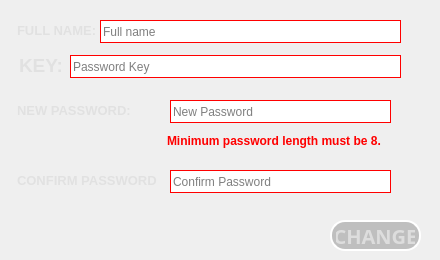
        <widget class="QWidget" name="passwordpage">
         <widget class="QLabel" name="ConfirmPassLabel">
          <property name="geometry">
           <rect>
            <x>10</x>
            <y>165</y>
            <width>151</width>
            <height>31</height>
           </rect>
          </property>
          <property name="font">
           <font>
            <pointsize>10</pointsize>
            <weight>75</weight>
            <bold>true</bold>
           </font>
          </property>
          <property name="styleSheet">
           <string notr="true">color: rgb(225, 225, 225);
border: 2px solid white;
border-style: outset;
border-radius: 15px;
padding: 4px;
border: none;</string>
          </property>
          <property name="text">
           <string>CONFIRM PASSWORD:</string>
          </property>
          <property name="alignment">
           <set>Qt::AlignLeading|Qt::AlignLeft|Qt::AlignVCenter</set>
          </property>
         </widget>
         <widget class="QLineEdit" name="PassKey_2">
          <property name="enabled">
           <bool>true</bool>
          </property>
          <property name="geometry">
           <rect>
            <x>70</x>
            <y>55</y>
            <width>331</width>
            <height>23</height>
           </rect>
          </property>
          <property name="styleSheet">
           <string notr="true">background-color: rgb(255, 255, 255);
border: 1px solid red;</string>
          </property>
          <property name="placeholderText">
           <string>Password Key</string>
          </property>
          <property name="clearButtonEnabled">
           <bool>true</bool>
          </property>
         </widget>
         <widget class="QLabel" name="NewPassTick">
          <property name="geometry">
           <rect>
            <x>400</x>
            <y>100</y>
            <width>21</width>
            <height>21</height>
           </rect>
          </property>
          <property name="text">
           <string/>
          </property>
          <property name="pixmap">
           <pixmap>../Resources/tick.png</pixmap>
          </property>
          <property name="scaledContents">
           <bool>true</bool>
          </property>
         </widget>
         <widget class="QLabel" name="ConfirmPassTick">
          <property name="geometry">
           <rect>
            <x>400</x>
            <y>170</y>
            <width>21</width>
            <height>21</height>
           </rect>
          </property>
          <property name="text">
           <string/>
          </property>
          <property name="pixmap">
           <pixmap>../Resources/tick.png</pixmap>
          </property>
          <property name="scaledContents">
           <bool>true</bool>
          </property>
         </widget>
         <widget class="QLabel" name="PassKey">
          <property name="geometry">
           <rect>
            <x>10</x>
            <y>50</y>
            <width>61</width>
            <height>31</height>
           </rect>
          </property>
          <property name="font">
           <font>
            <pointsize>14</pointsize>
            <weight>75</weight>
            <bold>true</bold>
           </font>
          </property>
          <property name="styleSheet">
           <string notr="true">color: rgb(225, 225, 225);
border: 2px solid white;
border-style: outset;
border-radius: 15px;
padding: 4px;
border: none;</string>
          </property>
          <property name="text">
           <string>KEY:</string>
          </property>
          <property name="alignment">
           <set>Qt::AlignLeading|Qt::AlignLeft|Qt::AlignVCenter</set>
          </property>
         </widget>
         <widget class="QPushButton" name="PassChange">
          <property name="enabled">
           <bool>true</bool>
          </property>
          <property name="geometry">
           <rect>
            <x>330</x>
            <y>220</y>
            <width>91</width>
            <height>31</height>
           </rect>
          </property>
          <property name="font">
           <font>
            <family>Bahnschrift SemiBold</family>
            <pointsize>15</pointsize>
            <weight>75</weight>
            <bold>true</bold>
           </font>
          </property>
          <property name="cursor">
           <cursorShape>PointingHandCursor</cursorShape>
          </property>
          <property name="toolTip">
           <string/>
          </property>
          <property name="styleSheet">
           <string notr="true">background-color: rgba(64, 64, 64, 70);
color: rgb(221, 221, 221);
border: 2px solid white;
border-style: outset;
border-radius: 15px;
padding: 4px;</string>
          </property>
          <property name="text">
           <string>CHANGE</string>
          </property>
         </widget>
         <widget class="QLabel" name="NewPassLabel">
          <property name="geometry">
           <rect>
            <x>10</x>
            <y>95</y>
            <width>151</width>
            <height>31</height>
           </rect>
          </property>
          <property name="font">
           <font>
            <pointsize>10</pointsize>
            <weight>75</weight>
            <bold>true</bold>
           </font>
          </property>
          <property name="styleSheet">
           <string notr="true">color: rgb(225, 225, 225);
border: 2px solid white;
border-style: outset;
border-radius: 15px;
padding: 4px;
border: none;</string>
          </property>
          <property name="text">
           <string>NEW PASSWORD:</string>
          </property>
          <property name="alignment">
           <set>Qt::AlignLeading|Qt::AlignLeft|Qt::AlignVCenter</set>
          </property>
         </widget>
         <widget class="QLineEdit" name="ConfirmPass">
          <property name="enabled">
           <bool>false</bool>
          </property>
          <property name="geometry">
           <rect>
            <x>170</x>
            <y>170</y>
            <width>221</width>
            <height>23</height>
           </rect>
          </property>
          <property name="styleSheet">
           <string notr="true">background-color: rgb(255, 255, 255);
border: 1px solid red;</string>
          </property>
          <property name="echoMode">
           <enum>QLineEdit::Password</enum>
          </property>
          <property name="placeholderText">
           <string>Confirm Password</string>
          </property>
          <property name="clearButtonEnabled">
           <bool>true</bool>
          </property>
         </widget>
         <widget class="QLabel" name="keyTick_2">
          <property name="geometry">
           <rect>
            <x>410</x>
            <y>55</y>
            <width>21</width>
            <height>21</height>
           </rect>
          </property>
          <property name="text">
           <string/>
          </property>
          <property name="pixmap">
           <pixmap>../Resources/tick.png</pixmap>
          </property>
          <property name="scaledContents">
           <bool>true</bool>
          </property>
         </widget>
         <widget class="QLabel" name="Useless">
          <property name="geometry">
           <rect>
            <x>160</x>
            <y>125</y>
            <width>251</width>
            <height>31</height>
           </rect>
          </property>
          <property name="font">
           <font>
            <pointsize>9</pointsize>
            <weight>75</weight>
            <bold>true</bold>
           </font>
          </property>
          <property name="styleSheet">
           <string notr="true">color: rgb(225, 225, 225);
border: 2px solid white;
border-style: outset;
border-radius: 15px;
padding: 4px;
border: none;
color: rgb(255, 0, 0);</string>
          </property>
          <property name="text">
           <string>Minimum password length must be 8.</string>
          </property>
          <property name="alignment">
           <set>Qt::AlignLeading|Qt::AlignLeft|Qt::AlignVCenter</set>
          </property>
          <property name="wordWrap">
           <bool>true</bool>
          </property>
         </widget>
         <widget class="QLineEdit" name="NewPass">
          <property name="enabled">
           <bool>false</bool>
          </property>
          <property name="geometry">
           <rect>
            <x>170</x>
            <y>100</y>
            <width>221</width>
            <height>23</height>
           </rect>
          </property>
          <property name="styleSheet">
           <string notr="true">background-color: rgb(255, 255, 255);
border: 1px solid red;</string>
          </property>
          <property name="echoMode">
           <enum>QLineEdit::Password</enum>
          </property>
          <property name="placeholderText">
           <string>New Password</string>
          </property>
          <property name="clearButtonEnabled">
           <bool>true</bool>
          </property>
         </widget>
         <widget class="QLineEdit" name="UserFullname_2">
          <property name="enabled">
           <bool>true</bool>
          </property>
          <property name="geometry">
           <rect>
            <x>100</x>
            <y>20</y>
            <width>301</width>
            <height>23</height>
           </rect>
          </property>
          <property name="styleSheet">
           <string notr="true">background-color: rgb(255, 255, 255);
border: 1px solid red;
border-top-left-radius : 0px;
border-top-right-radius : 0px; 
border-bottom-left-radius : 0px; 
border-bottom-right-radius : 0px;</string>
          </property>
          <property name="placeholderText">
           <string>Full name</string>
          </property>
          <property name="clearButtonEnabled">
           <bool>true</bool>
          </property>
         </widget>
         <widget class="QLabel" name="useless_12">
          <property name="geometry">
           <rect>
            <x>10</x>
            <y>15</y>
            <width>91</width>
            <height>31</height>
           </rect>
          </property>
          <property name="font">
           <font>
            <pointsize>10</pointsize>
            <weight>75</weight>
            <bold>true</bold>
           </font>
          </property>
          <property name="styleSheet">
           <string notr="true">color: rgb(225, 225, 225);
border: 2px solid white;
border-style: outset;
border-radius: 15px;
padding: 4px;
border: none;</string>
          </property>
          <property name="text">
           <string>FULL NAME:</string>
          </property>
          <property name="alignment">
           <set>Qt::AlignLeading|Qt::AlignLeft|Qt::AlignVCenter</set>
          </property>
         </widget>
        </widget>
